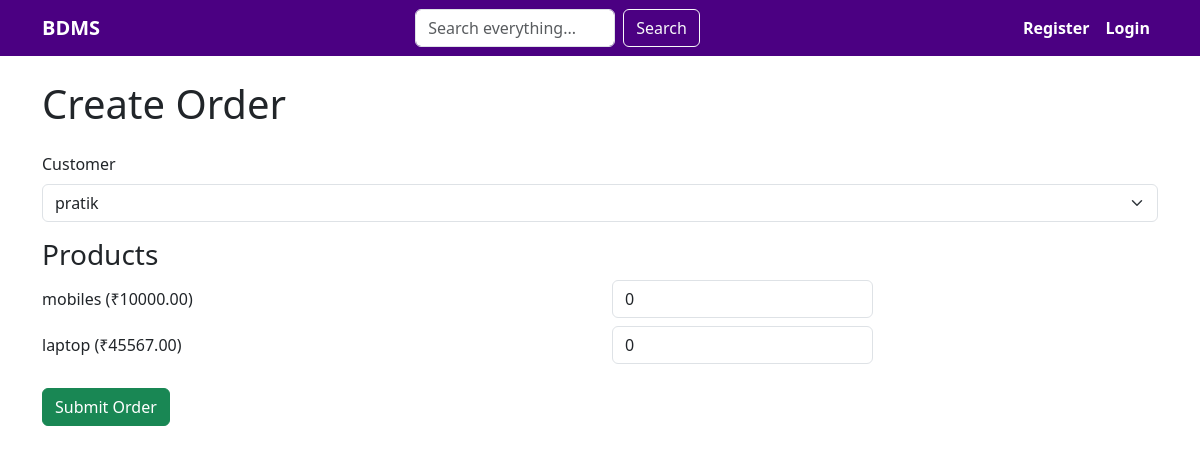
Screenshot of /orders/add/ with the database file from the repository.
### products/models.py (models this page shows, shortened)
class products(models.Model):
    PRODUCT_TYPE = (
        ('PRODUCT','product'),
        ('SERVICE','service'),
    )
    name = models.CharField(max_length=100)
    product_type = models.CharField(max_length=100,choices=PRODUCT_TYPE)
    stock_unit = models.CharField(max_length=50,unique=True)
    price = models.DecimalField(max_digits=10,decimal_places=2)
    stock = models.IntegerField(null=True,blank=True)
    is_active = models.BooleanField(default=True)
    created_at = models.DateTimeField(auto_now_add=True)

### orders/views.py (the view, shortened to what this page needs)
# urls.py: path('add/', views.create_order, name='order_add'),
def create_order(request):
    custmers = custmer.objects.filter(is_active=True)
    product_list = products.objects.filter(is_active=True)
    return render(request, 'orders/create_order.html', {
        'custmers': custmers,
        'products': product_list,
    })

### orders/templates/orders/create_order.html (shortened to what this page needs)
<!DOCTYPE html>
<html lang="en">
<head>
    <link href="https://cdn.jsdelivr.net/npm/bootstrap@5.3.0/dist/css/bootstrap.min.css" rel="stylesheet">
    <link rel="stylesheet" href="https://cdn.jsdelivr.net/npm/bootstrap-icons@1.10.0/font/bootstrap-icons.css">
</head>
<body>
    <nav class="navbar navbar-expand-lg navbar-dark">
        <div class="container">
            <a class="navbar-brand fw-bold text-white" href="/">BDMS</a>
            <div class="collapse navbar-collapse" id="navbarNav">
                <form class="d-flex me-3" method="get" action="/search/">
                    <input class="form-control me-2" type="search" name="q" placeholder="Search everything..." aria-label="Search" style="width: 200px;">
                    <button class="btn btn-outline-light" type="submit">Search</button>
                </form>
                <ul class="navbar-nav ms-auto">
                    {% if user.is_authenticated %}
                    <li class="nav-item">
                        <a class="nav-link fw-bold text-white" href="/accounts/profile/" title="{{ user.username }}"><i class="bi bi-person-circle"></i></a>
                    </li>
                    <li class="nav-item">
                        <a class="nav-link fw-bold text-white" href="/accounts/logout/">Logout</a>
                    </li>
                    {% else %}
                    <li class="nav-item">
                        <a class="nav-link fw-bold text-white" href="/accounts/register/">Register</a>
                    </li>
                    <li class="nav-item">
                        <a class="nav-link fw-bold text-white" href="/accounts/login/">Login</a>
                    </li>
                    {% endif %}
                </ul>
            </div>
        </div>
    </nav>
    <div class="container mt-4">
        <h1>Create Order</h1>
        <form method="post" class="mt-4">
            <div class="mb-3">
                <label for="custmer" class="form-label">Customer</label>
                <select name="custmer" id="custmer" class="form-select" required>
                    {% for custmer in custmers %}
                        <option value="{{ custmer.id }}">{{ custmer.name }}</option>
                    {% empty %}
                        <option disabled>No customers available. Please add customers first.</option>
                    {% endfor %}
                </select>
            </div>
            <h3>Products</h3>
            {% for product in products %}
                <div class="row mb-2 align-items-center">
                    <div class="col-md-6">
                        {{ product.name }} (₹{{ product.price|floatformat:2 }})
                    </div>
                    <div class="col-md-3">
                        <input type="number" name="qty_{{ product.id }}" class="form-control" min="0" value="0" placeholder="Quantity">
                    </div>
                </div>
            {% endfor %}
            <button type="submit" class="btn btn-success mt-3">Submit Order</button>
        </form>
    </div>
</body>
</html>

### orders/templates/orders/create_order.html (style rules this page uses)
.navbar { background-color: #4B0082 !important; }

### rows the page displays
products: name "mobiles", price "10000.00"
products: name "laptop", price "45567.00"

### other values shown
form field custmer "pratik"
